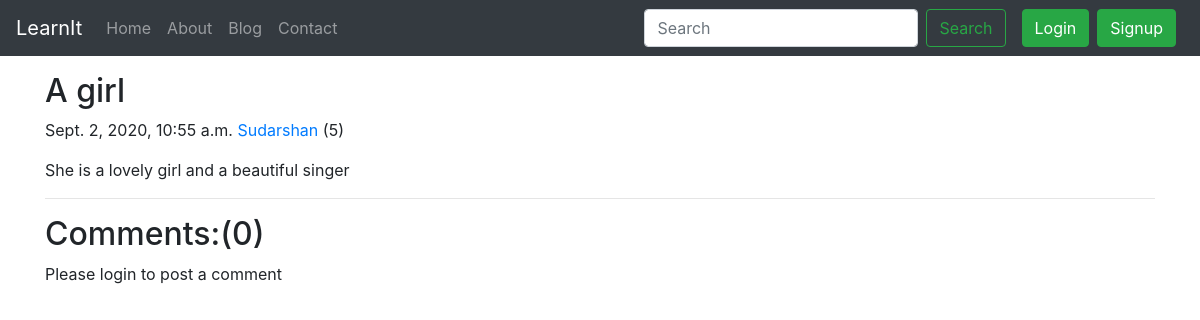
The page /blog/love-girl on the database its author committed.
### blog/models.py (models this page shows, shortened)
class Post(models.Model):
    sno = models.AutoField(primary_key=True)
    title = models.CharField(max_length=100)
    content = models.TextField()
    author = models.CharField(max_length=12)
    slug = models.CharField(max_length=120)
    views = models.IntegerField(default=0)
    timeStamp = models.DateTimeField(blank=True)

### blog/views.py (the view)
# urls.py: path('<str:slug>', views.blogPost, name='blogPost'),
@csrf_exempt
def blogPost(request, slug):
    post = Post.objects.filter(slug=slug).first()
    post.views = post.views + 1
    post.save()
    comments = BlogComment.objects.filter(post=post, parent=None)
    replies = BlogComment.objects.filter(post=post).exclude(parent=None)
    replyDict = {}
    for reply in replies:
        if reply.parent.sno not in replyDict.keys():
            replyDict[reply.parent.sno] = [reply]
        else:
            replyDict[reply.parent.sno].append(reply)
    context = {'post': post, 'comments': comments,
               'user': request.user, 'replyDict': replyDict}
    return render(request, 'blog/blogPost.html', context)

### templates/blog/blogPost.html (shortened to what this page needs)
{% extends 'base.html' %}
{% block body %}
{% load humanize %}
{% load extras %}
<div class="container my-3">
        <h2 class="blog-post-title">{{post.title}}</h2>
        <p class="blog-post-meta">{{post.timeStamp}} <a href="/about">{{post.author}}</a> (<span>{{post.views}}</span>)</p>
        <p>{{post.content|safe}}</p>
        <hr>
      </div>
      <div class="container">
      <h2>Comments:({{comments.count}})</h2>
      <div class="my-2">
      {% if user.is_authenticated %}
         <form action="/blog/postComment" method="post">{% csrf_token %}
  <div class="form-group">
    <label for="exampleInputEmail1"><strong>Comments:</strong></label>
    <input type="text" name="comment" class="form-control" placeholder="Enter your comment">
  </div>
  <input type="hidden" name="postSno" value="{{post.sno}}">
  <input type="hidden" name="postSno" value="">
  <button type="submit" class="btn btn-primary">Submit</button>
</form>
      {% else %}
     <p>Please login to post a comment</p>
      {% endif %}
</div>
</div>
{% endblock body %}

### rows shown on the page
Post: title "A girl", timeStamp "Sept. 2, 2020, 10:55 a.m.", author "Sudarshan", views "5", content "She is a lovely girl and a beautiful singer"

### other values the page prints
{{ comments.count }} "0"
